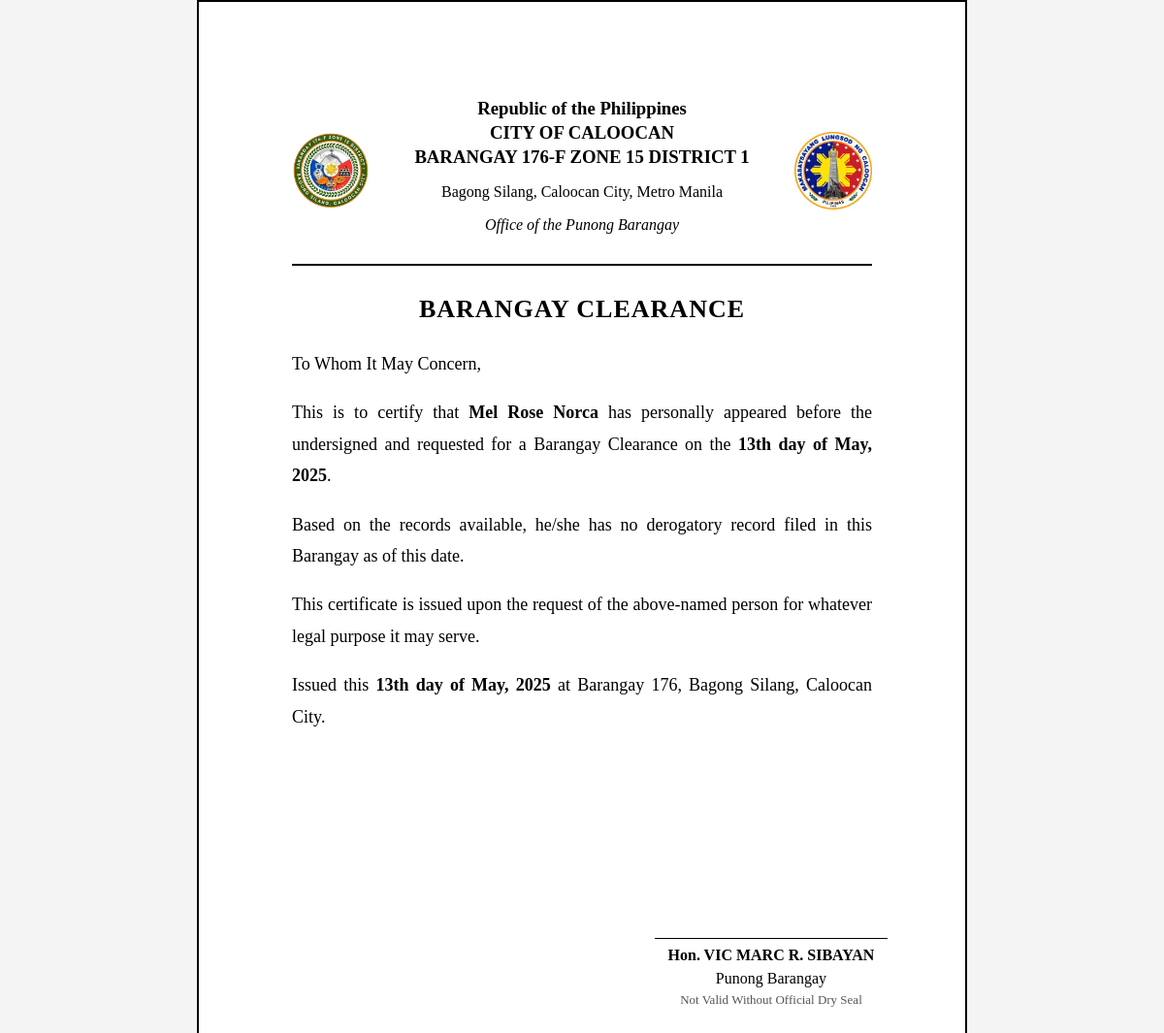
The app's page /resident/barangay_clearance.php?id=113 with its own data.
### tables this page shows
CREATE TABLE `certificate_requests` (
  `id` int(11) NOT NULL,
  `fullname` varchar(255) DEFAULT NULL,
  `address` varchar(255) DEFAULT NULL,
  `contact` varchar(50) DEFAULT NULL,
  `email` varchar(255) DEFAULT NULL,
  `birthdate` date DEFAULT NULL,
  `birthplace` varchar(255) DEFAULT NULL,
  `age` int(3) DEFAULT NULL,
  `gender` varchar(10) DEFAULT NULL,
  `civil_status` varchar(50) DEFAULT NULL,
  `religion` varchar(100) DEFAULT NULL,
  `purpose` text DEFAULT NULL,
  `certificate_type` varchar(100) DEFAULT NULL,
  `proof_of_identity` varchar(255) NOT NULL,
  `status` varchar(50) NOT NULL DEFAULT 'Pending',
  `request_date` timestamp NOT NULL DEFAULT current_timestamp(),
  `user_id` int(11) DEFAULT NULL,
  `others` varchar(200) DEFAULT NULL
);

### resident/barangay_clearance.php (the view, shortened to what this page needs)
<?php
include '../config.php';
$id = $_GET['id'] ?? 0;
$query = $conn->query("SELECT fullname, request_date FROM certificate_requests WHERE id = '$id'");
$certificate = $query->fetch_assoc();
$fullname = $certificate['fullname'] ?? 'Juan Dela Cruz';
$request_date = date('jS', strtotime($certificate['request_date'])) . ' day of ' . date('F, Y', strtotime($certificate['request_date']));
?>
<!DOCTYPE html>
<html lang="en">
<head>
</head>
<body>
    <div class="certificate-container">
        <div class="header">
            <div class="logo-left">
                <img src="../assets/img/mylogo.png" alt="Barangay Logo">
            </div>
            <div class="header-text">
                <h3>Republic of the Philippines</h3>
                <h3>CITY OF CALOOCAN</h3>
                <h3><strong>BARANGAY 176-F ZONE 15 DISTRICT 1</strong></h3>
                <p>Bagong Silang, Caloocan City, Metro Manila</p>
                <p><em>Office of the Punong Barangay</em></p>
            </div>
            <div class="logo-right">
                <img src="../assets/img/Caloocan_logo.jpg" alt="Caloocan Logo">
            </div>
        </div>
        <div class="divider"></div>
        <div class="certificate-title">Barangay Clearance</div>
        <div class="content">
            <p>To Whom It May Concern,</p>
            <p>This is to certify that <strong><?= htmlspecialchars($fullname) ?></strong> has personally appeared before the undersigned and requested for a Barangay Clearance on the <strong><?= $request_date ?></strong>.</p>
            <p>Based on the records available, he/she has no derogatory record filed in this Barangay as of this date.</p>
            <p>This certificate is issued upon the request of the above-named person for whatever legal purpose it may serve.</p>
            <p>Issued this <strong><?= $request_date ?></strong> at Barangay 176, Bagong Silang, Caloocan City.</p>
        </div>
        <div class="signature">
            <div class="signature-line"></div>
            <p><strong>Hon. VIC MARC R. SIBAYAN</strong></p>
            <p>Punong Barangay</p>
            <p class="note">Not Valid Without Official Dry Seal</p>
        </div>
    </div>
</body>
</html>

### resident/barangay_clearance.php (style rules this page uses)
body { font-family: "Times New Roman", serif; background: #f4f4f4; margin: 0; padding: 0; }
.certificate-container { width: 8.27in; height: 11.69in; background: #fff; padding: 1in; margin: auto; box-sizing: border-box; border: 2px solid #000; position: relative; }
.header { display: flex; justify-content: space-between; align-items: center; }
.logo-left, .logo-right { width: 80px; }
.logo-left img, .logo-right img { width: 100%; height: auto; }
.header-text { text-align: center; flex: 1; }
.header-text h3 { margin: 3px 0; }
.divider { border-bottom: 2px solid #000; margin: 15px 0 30px; }
.certificate-title { text-align: center; font-size: 26px; font-weight: bold; margin-bottom: 25px; text-transform: uppercase; letter-spacing: 1px; }
.content { font-size: 18px; line-height: 1.8; text-align: justify; }
.content strong { font-weight: bold; }
.signature { position: absolute; bottom: 80px; right: 80px; text-align: center; width: 240px; }
.signature-line { border-top: 1px solid #000; width: 100%; margin: 10px 0 5px; }
.signature p { margin: 0; line-height: 1.5; }
.note { font-size: 13px; margin-top: 8px; text-align: center; color: #555; }

### records on screen
certificate_requests: fullname "Mel Rose Norca", request_date "13th day of May, 2025"
